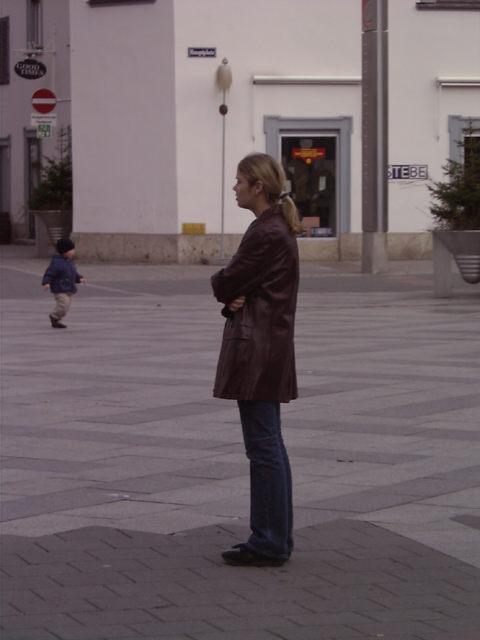
#> input picture images/person_010.bmp, 480 x 640 px; its folder holds only this picture in this run
$ python skin.py --images images
#> lines starting #> are read from the running program, lines starting #| are printed output that depends on the picture; after the words box and inside, x2 and y2 are one past the last pixel; in counts of white or black regions, pixels touching at a corner belong together
# import the necessary packages
from __future__ import print_function
from imutils.object_detection import non_max_suppression
from imutils import paths
import numpy as np
import argparse
import imutils
import cv2

# construct the argument parse and parse the arguments
ap = argparse.ArgumentParser()
ap.add_argument("-i", "--images", required=True, help="path to images directory")
args = vars(ap.parse_args())

# initialize the HOG descriptor/person detector
hog = cv2.HOGDescriptor()
hog.setSVMDetector(cv2.HOGDescriptor_getDefaultPeopleDetector())

# loop over the image paths
imagePaths = list(paths.list_images(args["images"]))
lower = np.array([0, 48, 80], dtype = "uint8")
upper = np.array([20, 255, 255], dtype = "uint8")
for imagePath in imagePaths:
	# load the image and resize it to (1) reduce detection time
	# and (2) improve detection accuracy
	image = cv2.imread(imagePath)
#> image is the input picture: shape (640, 480, 3); mean B, G, R 103.7, 99.5, 111.5
	image = imutils.resize(image, width=min(400, image.shape[1]))
#> image: shape (533, 400, 3)
	orig = image.copy()

	# detect people in the image
	(rects, weights) = hog.detectMultiScale(image, winStride=(4, 4),
		padding=(8, 8), scale=1.05)
#> rects = [[18, 168, 66, 133], [138, 149, 162, 323]]; weights = [0.528, 2.72]

	# draw the original bounding boxes
	for (x, y, w, h) in rects:
		cv2.rectangle(orig, (x, y), (x + w, y + h), (0, 0, 255), 2)
#> this loop made 2 passes
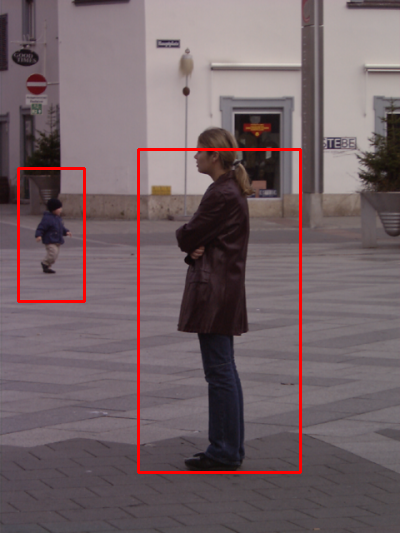
#> orig: shape (533, 400, 3); mean B, G, R 101.8, 97.6, 114.3

	# apply non-maxima suppression to the bounding boxes using a
	# fairly large overlap threshold to try to maintain overlapping
	# boxes that are still people
	rects = np.array([[x, y, x + w, y + h] for (x, y, w, h) in rects])
#> rects = [[18, 168, 84, 301], [138, 149, 300, 472]]
	pick = non_max_suppression(rects, probs=None, overlapThresh=0.65)
#> pick = [[138, 149, 300, 472], [18, 168, 84, 301]]

	# draw the final bounding boxes
	for (xA, yA, xB, yB) in pick:
		cv2.rectangle(image, (xA, yA), (xB, yB), (0, 255, 0), 2)
#> this loop made 2 passes
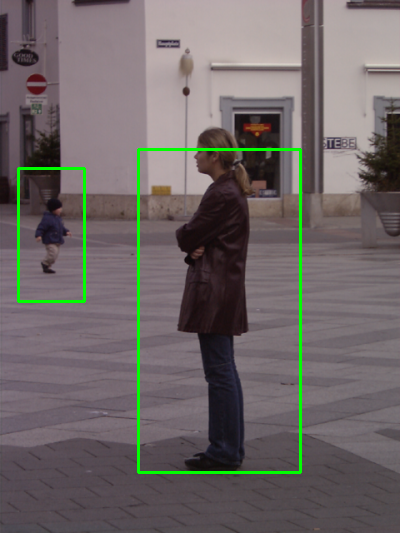
#> image: shape (533, 400, 3); mean B, G, R 101.8, 102.5, 109.4
	frame=image[yA:yB,xA:xB]
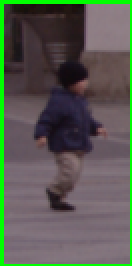
#> frame: shape (133, 66, 3) (shown 2 times larger); mean B, G, R 80.6, 91.3, 87.6
	frame = imutils.resize(frame, width=max(400, frame.shape[1]))
#> frame: shape (806, 400, 3)

	# show some information on the number of bounding boxes
	#filename = imagePath[imagePath.rfind("/") + 1:]
	#print("[INFO] {}: {} original boxes, {} after suppression".format(
		#filename, len(rects), len(pick)))
	converted = cv2.cvtColor(frame, cv2.COLOR_BGR2HSV)
#> converted: shape (806, 400, 3); mean H, S, V 134.9, 63.7, 105.5
	skinMask = cv2.inRange(converted, lower, upper)
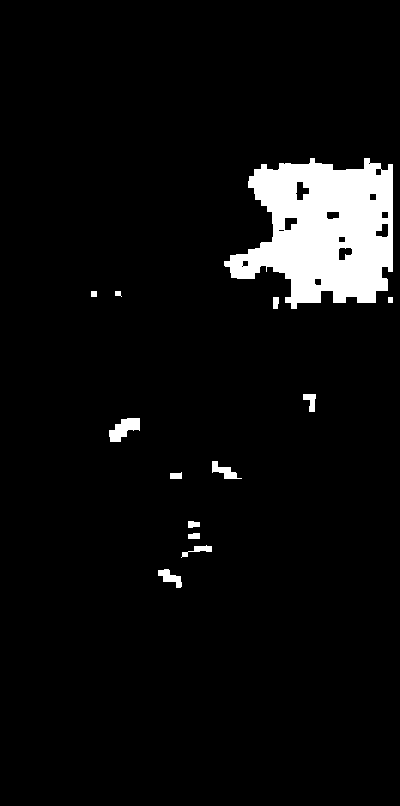
#> skinMask: shape (806, 400); 5.7% white; 13 white regions, largest, box (x1, y1, x2, y2) and area: (224, 158, 393, 309) 16697, (109, 418, 140, 442) 442, (212, 461, 242, 479) 232

	# apply a series of erosions and dilations to the mask
	# using an elliptical kernel
	kernel = cv2.getStructuringElement(cv2.MORPH_ELLIPSE, (11, 11))
	skinMask = cv2.erode(skinMask, kernel, iterations = 2)
#> skinMask: shape (806, 400); 1.8% white; 3 white regions (1 under 20 px), largest, box (x1, y1, x2, y2) and area: (266, 172, 383, 293) 5342, (262, 173, 291, 209) 536
	skinMask = cv2.dilate(skinMask, kernel, iterations = 2)
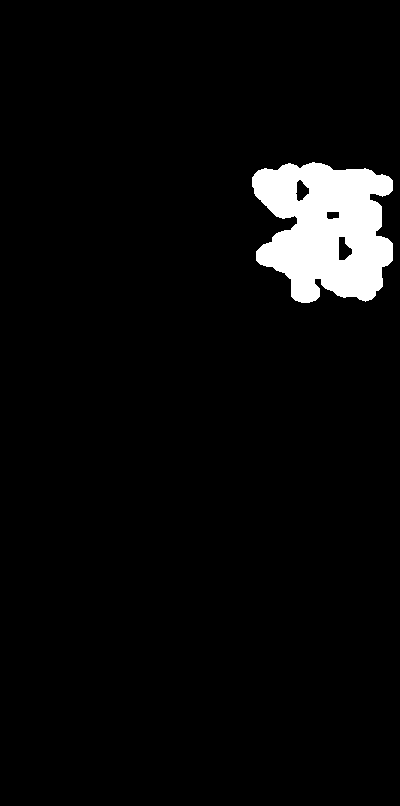
#> skinMask: shape (806, 400); 4.4% white; 1 white region, box (x1, y1, x2, y2) and area: (252, 162, 393, 303) 14281

	# blur the mask to help remove noise, then apply the
	# mask to the frame
	skinMask = cv2.GaussianBlur(skinMask, (3, 3), 0)
	skin = cv2.bitwise_and(frame, frame, mask = skinMask)
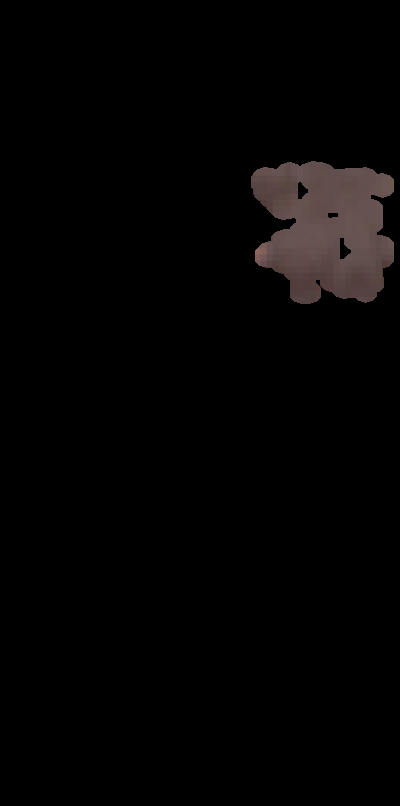
#> skin: shape (806, 400, 3); mean B, G, R 3.5, 3.6, 4.5

	# show the skin in the image along with the mask
	cv2.imshow("images", np.hstack([frame, skin]))
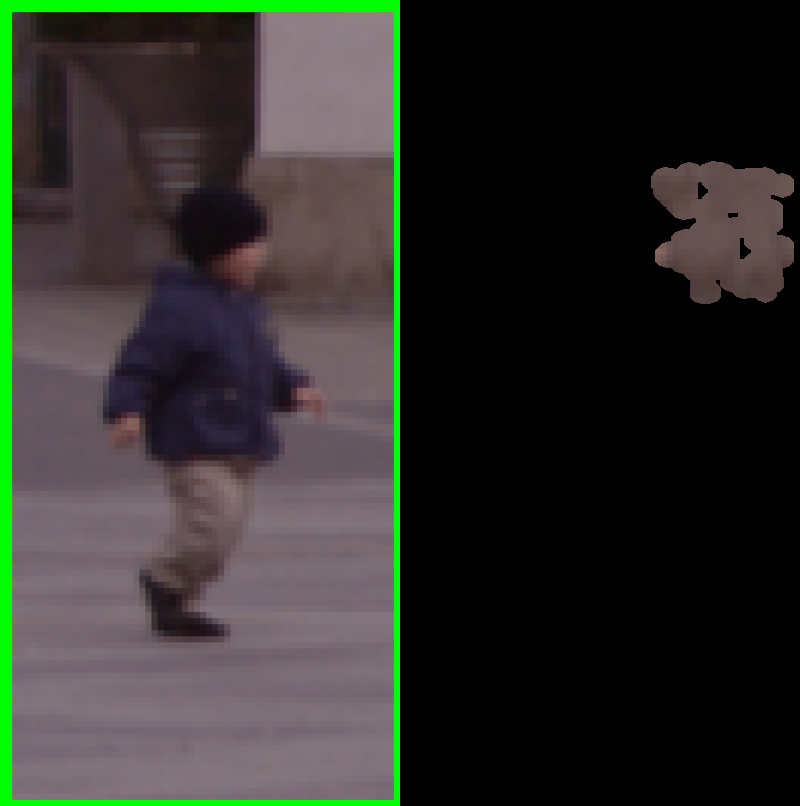
#> window 'images': shape (806, 800, 3); mean B, G, R 42.1, 47.4, 46.1

	# if the 'q' key is pressed, stop the loop
	if (cv2.waitKey(0)&0xff) == 27: break
#> (key Esc is pressed here)
	# show the output images
	#cv2.imshow("Before NMS", orig)
	#cv2.imshow("After NMS", image)
	#if (cv2.waitKey(0)&0xff) == 27: break

$ run again, on images/person_032.bmp
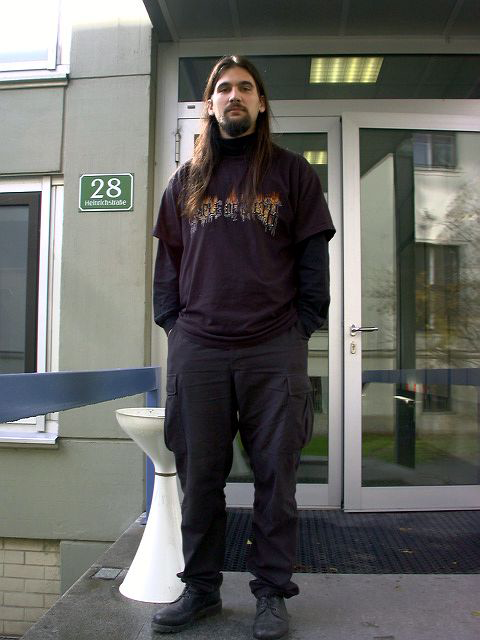
#> input picture images/person_032.bmp, 480 x 640 px
#> image is the input picture: shape (640, 480, 3); mean B, G, R 97.5, 100.8, 100.6
#> `(rects, weights) = hog.detectMultiScale(image, winStride=(4, 4), paddi..`: rects = [[187, 288, 89, 178], [147, 13, 100, 201], [64, 31, 258, 502]]; weights = [0.67, 0.929, 0.392]
#> the loop `for (x, y, w, h) in rects:` made 3 passes
#> after the loop `for (x, y, w, h) in rects:`:
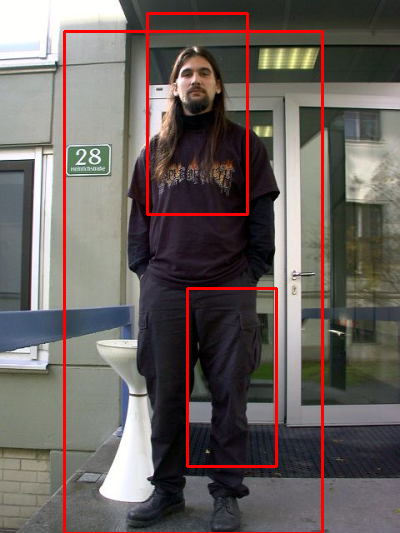
#> orig: shape (533, 400, 3); mean B, G, R 94.4, 97.6, 106.3
#> `rects = np.array([[x, y, x + w, y + h] for (x, y, w, h) in rects])`: rects = [[187, 288, 276, 466], [147, 13, 247, 214], [64, 31, 322, 533]]
#> pick = [[64, 31, 322, 533]]
#> the loop `for (xA, yA, xB, yB) in pick:` made 1 pass
#> converted: shape (778, 400, 3); mean H, S, V 81.3, 52.9, 100.5
#> `cv2.imshow("images", np.hstack([frame, skin]))`:
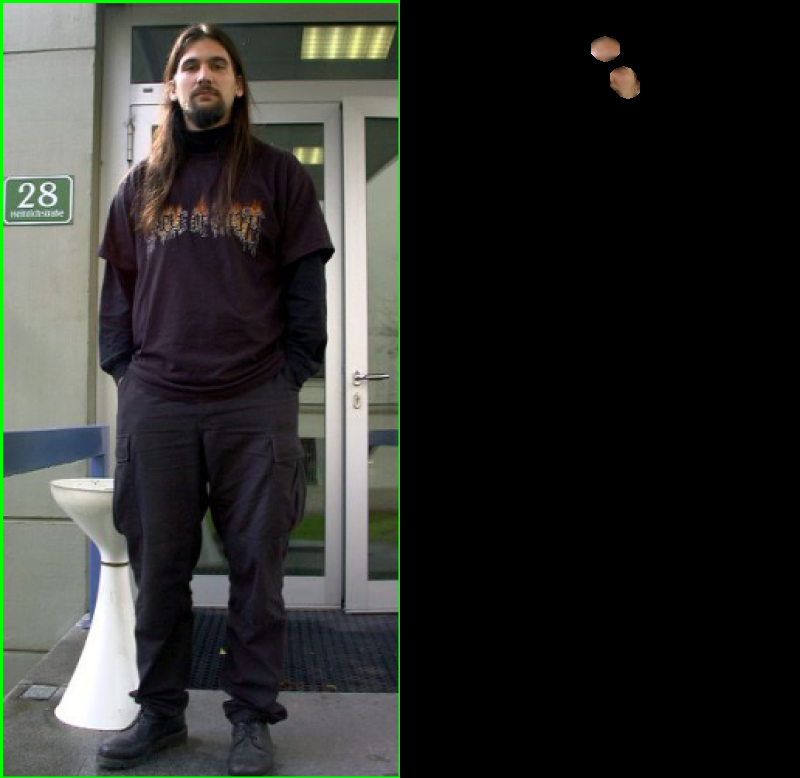
#> window 'images': shape (778, 800, 3); mean B, G, R 44.5, 47.9, 46.2

$ run again, on images/person_033.bmp
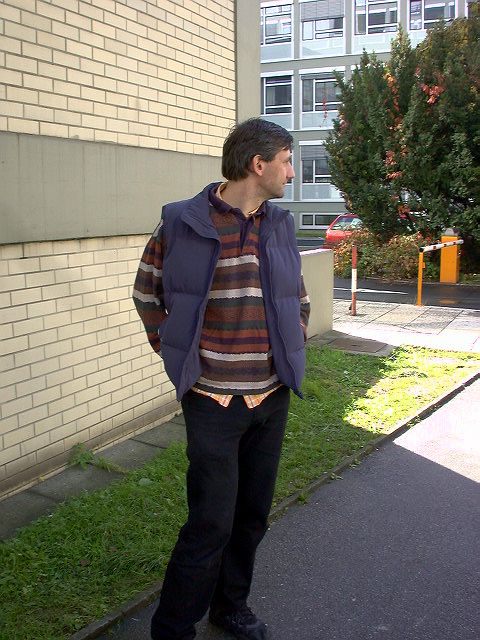
#> input picture images/person_033.bmp, 480 x 640 px
#> image is the input picture: shape (640, 480, 3); mean B, G, R 104.3, 117.4, 120.1
#> `(rects, weights) = hog.detectMultiScale(image, winStride=(4, 4), paddi..`: rects = [[100, 145, 109, 218], [78, 42, 251, 491]]; weights = [0.161, 0.514]
#> the loop `for (x, y, w, h) in rects:` made 2 passes
#> after the loop `for (x, y, w, h) in rects:`:
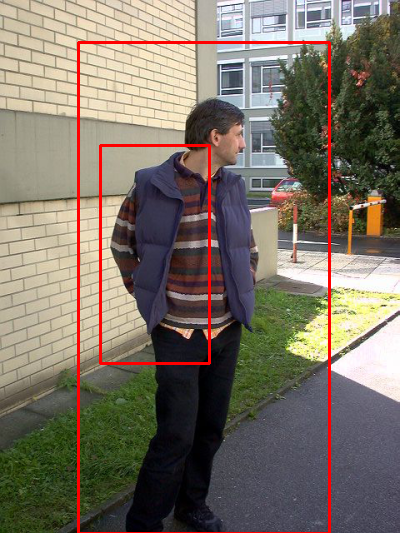
#> orig: shape (533, 400, 3); mean B, G, R 101.1, 113.7, 123.3
#> `rects = np.array([[x, y, x + w, y + h] for (x, y, w, h) in rects])`: rects = [[100, 145, 209, 363], [78, 42, 329, 533]]
#> pick = [[78, 42, 329, 533]]
#> the loop `for (xA, yA, xB, yB) in pick:` made 1 pass
#> converted: shape (782, 400, 3); mean H, S, V 69.4, 78.2, 113.1
#> `cv2.imshow("images", np.hstack([frame, skin]))`:
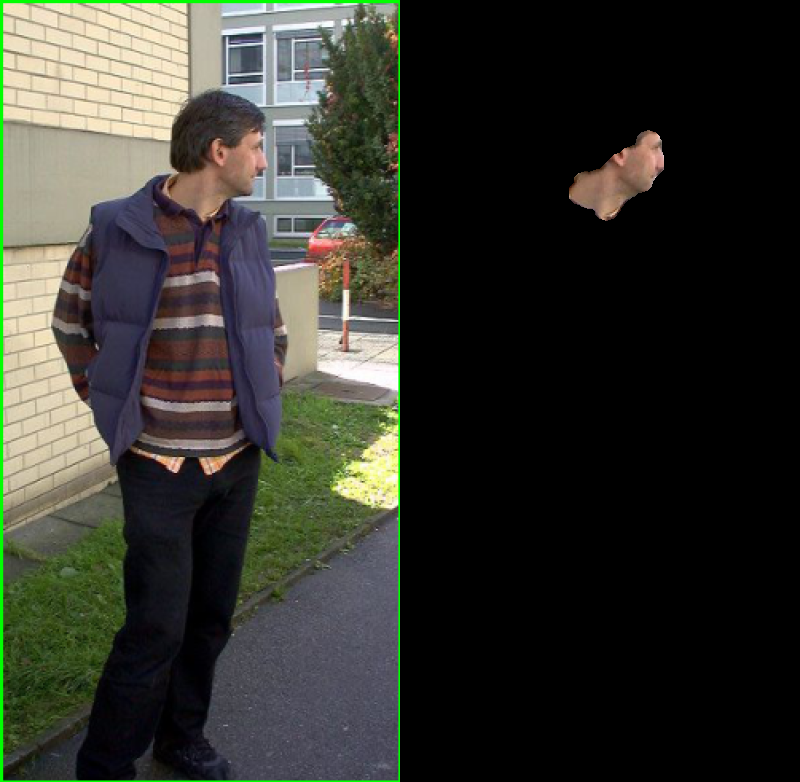
#> window 'images': shape (782, 800, 3); mean B, G, R 45, 52.3, 51.4

$ run again, on images/person_044.bmp
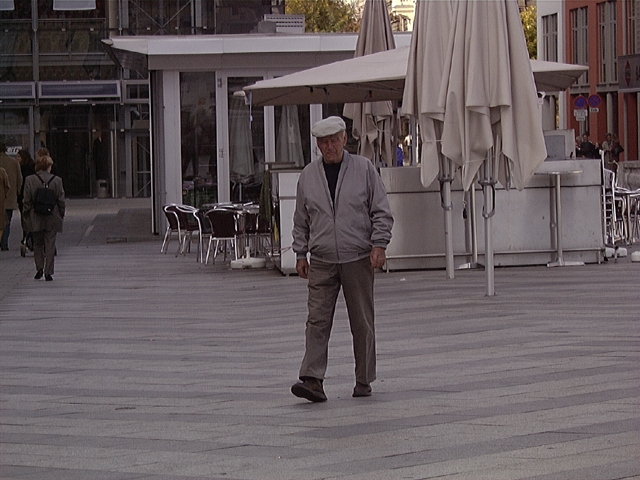
#> input picture images/person_044.bmp, 640 x 480 px
#> image is the input picture: shape (480, 640, 3); mean B, G, R 91.8, 89.5, 99.1
#> `(rects, weights) = hog.detectMultiScale(image, winStride=(4, 4), paddi..`: rects = [[0, 70, 62, 137], [157, 56, 112, 223]]; weights = [1.69, 3.48]
#> the loop `for (x, y, w, h) in rects:` made 2 passes
#> `rects = np.array([[x, y, x + w, y + h] for (x, y, w, h) in rects])`: rects = [[0, 70, 62, 207], [157, 56, 269, 279]]
#> pick = [[157, 56, 269, 279], [0, 70, 62, 207]]
#> the loop `for (xA, yA, xB, yB) in pick:` made 2 passes
#> converted: shape (883, 400, 3); mean H, S, V 94.3, 53.7, 73.9
#> skin: shape (883, 400, 3); every value is 0
#> `cv2.imshow("images", np.hstack([frame, skin]))`:
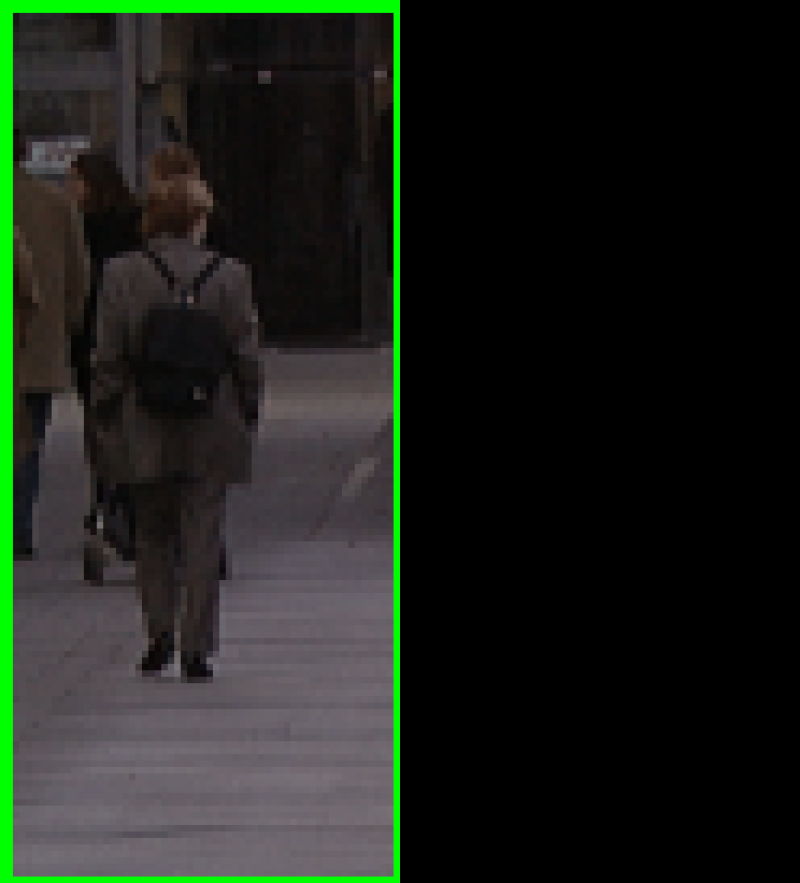
#> window 'images': shape (883, 800, 3); mean B, G, R 26.3, 34.1, 27.9
